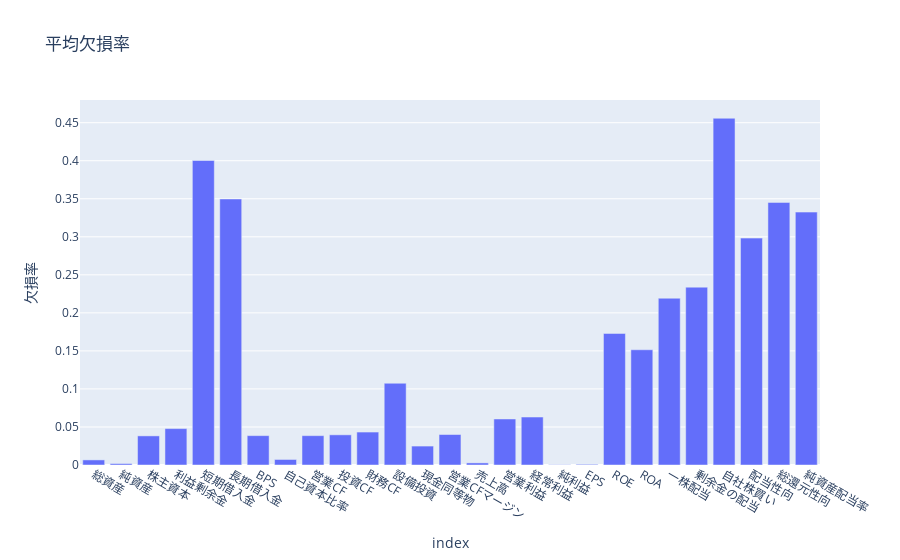

The notebook cell saved with this chart:
### Markdown cell above
### ☑️ 列ごとの欠損値の割合を確認する

### Code cell
df_combined = df_ALL_DATAs.drop(columns=["コード", "年度"]).isna().mean()
fig = px.bar(df_combined, x=df_combined.index, y=df_combined.values, labels={"x":"項目","y":"欠損率"}, title="平均欠損率")
fig.show()

### Figure 1 — Plotly figure (JSON) as saved in the notebook; plotly's stock layout.template omitted (floating-point values rounded to 4 significant figures)
{"data": [{"hovertemplate": "index=%{x}<br>欠損率=%{y}<extra></extra>", "legendgroup": "", "marker": {"color": "#636efa", "pattern": {"shape": ""}}, "name": "", "orientation": "v", "showlegend": false, "textposition": "auto", "type": "bar", "x": ["総資産", "純資産", "株主資本", "利益剰余金", "短期借入金", "長期借入金", "BPS", "自己資本比率", "営業CF", "投資CF", "財務CF", "設備投資", "現金同等物", "営業CFマージン", "売上高", "営業利益", "経常利益", "純利益", "EPS", "ROE", "ROA", "一株配当", "剰余金の配当", "自社株買い", "配当性向", "総還元性向", "純資産配当率"], "xaxis": "x", "y": [0.006698, 0.001824, 0.03827, 0.04784, 0.4003, 0.3497, 0.0386, 0.007251, 0.03856, 0.03968, 0.04331, 0.1075, 0.02489, 0.04008, 0.002766, 0.06052, 0.06304, 0.0003438, 0.000882, 0.1729, 0.1515, 0.2193, 0.2338, 0.4558, 0.2983, 0.3452, 0.3325], "yaxis": "y"}], "layout": {"barmode": "relative", "legend": {"tracegroupgap": 0}, "title": {"text": "平均欠損率"}, "xaxis": {"anchor": "y", "domain": [0, 1], "title": {"text": "index"}}, "yaxis": {"anchor": "x", "domain": [0, 1], "title": {"text": "欠損率"}}}}
